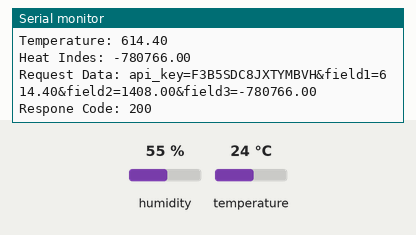
This sketch was run on a simulated ESP32. Shown: the last lines printed to the serial monitor. Wiring (inferred from the names in the program): DHT11 sensor: data GPIO 4. The test bench sets the inputs (shaded band); at power-on: humidity 55 %, temperature 24 °C. WiFi joins after 1.5 s; servers stay silent unless stated; web services answer with replies made up by the test bench.

Above: at 2.7 s.
2.8 s: humidity set to 22 %
10.8 s: temperature set to 12 °C
At 12.41 s:
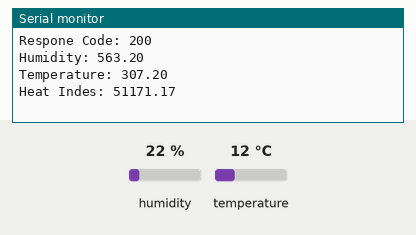
18.8 s: humidity set to 40 %
At 24.2 s:
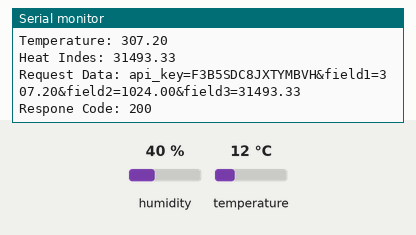

Measured:
- after the input at 10.8 s, the serial monitor: prints a new line after 1.5 s (image 1)
- after the input at 18.8 s, the serial monitor: prints a new line after 3.9 s (image 2)

The sketch:

esp32_dht22_post_always_active.ino
```cpp
#include <WiFi.h>
#include <HTTPClient.h>
#include "DHT.h"        // including the library of DHT11 temperature and humidity sensor

#define DHTTYPE DHT22   // DHT 11
#define dht_dpin 4

#define uS_TO_S_FACTOR 1000000  /* Conversion factor for micro seconds to seconds */
#define TIME_TO_SLEEP  10        /* Time ESP32 will go to sleep (in seconds) */

float h;
float t;

byte max_tries = 20;

String apiKey = "F3B5SDC8JXTYMBVH";

const char* ssid = "wifi-sa-bahay-V2.4";
const char* password = "wifi-sa-bahay-V2.4-password";

const char* serverName = "http://api.thingspeak.com/update";
DHT dht(dht_dpin, DHTTYPE);
void setup(void)
{
  dht.begin();
  Serial.begin(115200);
  connectToWifi();
}
void loop() {
  do{
    h = dht.readHumidity();
    t = dht.readTemperature();

    Serial.print("Humidity: ");
    Serial.println(h);
    Serial.print("Temperature: ");
    Serial.println(t);
  }while(isnan(h) || isnan(t));
  // Check if any reads failed and exit early (to try again).
  // Compute heat index in Celsius (isFahreheit = false)
  float heat_index = dht.computeHeatIndex(t, h, false);
  Serial.print("Heat Indes: ");
  Serial.println(heat_index);


  // try to post data until it sends
  int response = 1;
  do{
    response = postData(t, h, heat_index);
    if(response == -1){
    }else if(response == 1){
      // reconnect to wifi
      connectToWifi();
    }
  }while(response != 200);
  delay(10000);
}

void connectToWifi(){
  byte connection_tries = 0;
  Serial.println("Connecting");
  WiFi.begin(ssid, password);
  while(WiFi.status() != WL_CONNECTED){
    Serial.print(".");
    delay(500);
    if(connection_tries >= max_tries){
      esp_sleep_enable_timer_wakeup(TIME_TO_SLEEP * uS_TO_S_FACTOR);
      esp_deep_sleep_start();
    }
    connection_tries++;
  }
  Serial.println("");
  Serial.print("Conencted to WiFi network with IP address: ");
  Serial.println(WiFi.localIP());
}


int postData(float temp, float humid, float hic){
  if(WiFi.status() == WL_CONNECTED){
    WiFiClient client;
    HTTPClient http;

    http.begin(client, serverName);

    http.addHeader("Content-Type", "application/x-www-form-urlencoded");

    String httpRequestData = "api_key="+apiKey+"&field1="+temp+"&field2="+humid+"&field3="+hic;

    int httpResponseCode = http.POST(httpRequestData);
    http.end();
    Serial.print("Request Data: ");
    Serial.println(httpRequestData);
    Serial.print("Respone Code: ");
    Serial.println(httpResponseCode);
    return httpResponseCode;
  }
  return 1;
}
```
